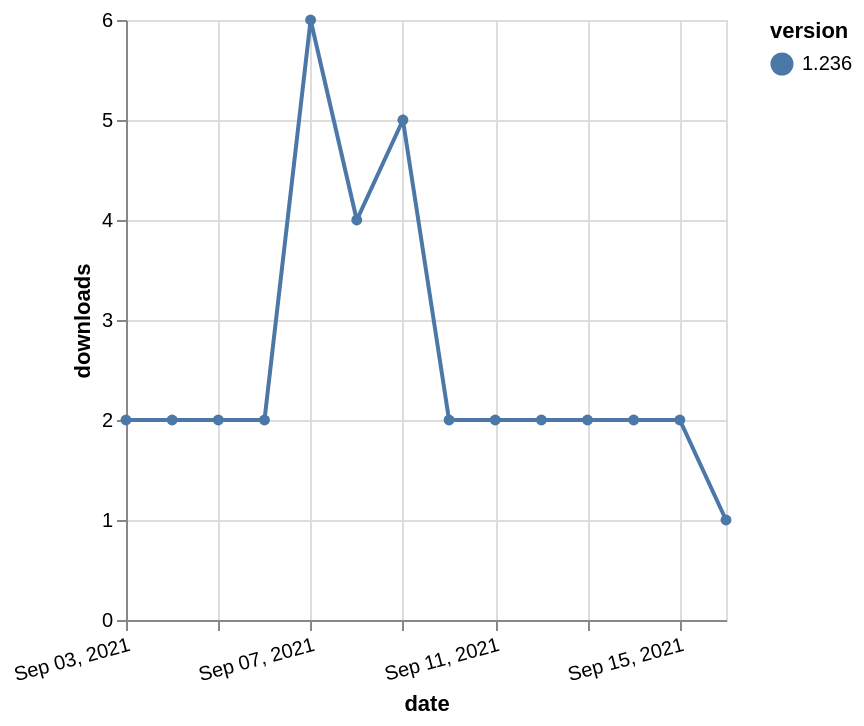

Specify this chart in Vega-Lite:
### Vega-Lite specification from a JSON file in a GitHub repository (floating-point values rounded to 4 significant figures)
{"$schema": "https://vega.github.io/schema/vega-lite/v5.json", "description": "A simple bar chart with embedded data.", "data": {"values": [{"date": "2021-09-03", "total": 2694, "delta": 2, "version": "1.236"}, {"date": "2021-09-04", "total": 2696, "delta": 2, "version": "1.236"}, {"date": "2021-09-05", "total": 2698, "delta": 2, "version": "1.236"}, {"date": "2021-09-06", "total": 2700, "delta": 2, "version": "1.236"}, {"date": "2021-09-07", "total": 2706, "delta": 6, "version": "1.236"}, {"date": "2021-09-08", "total": 2710, "delta": 4, "version": "1.236"}, {"date": "2021-09-09", "total": 2715, "delta": 5, "version": "1.236"}, {"date": "2021-09-10", "total": 2717, "delta": 2, "version": "1.236"}, {"date": "2021-09-11", "total": 2719, "delta": 2, "version": "1.236"}, {"date": "2021-09-12", "total": 2721, "delta": 2, "version": "1.236"}, {"date": "2021-09-13", "total": 2723, "delta": 2, "version": "1.236"}, {"date": "2021-09-14", "total": 2725, "delta": 2, "version": "1.236"}, {"date": "2021-09-15", "total": 2727, "delta": 2, "version": "1.236"}, {"date": "2021-09-16", "total": 2728, "delta": 1, "version": "1.236"}]}, "width": "container", "mark": {"type": "line", "point": {"filled": true}}, "encoding": {"x": {"field": "date", "type": "temporal", "timeUnit": "yearmonthdate", "title": "date", "axis": {"labelAngle": -15}}, "y": {"field": "delta", "type": "quantitative", "title": "downloads"}, "color": {"field": "version", "type": "nominal"}, "tooltip": {"field": "delta"}}}
